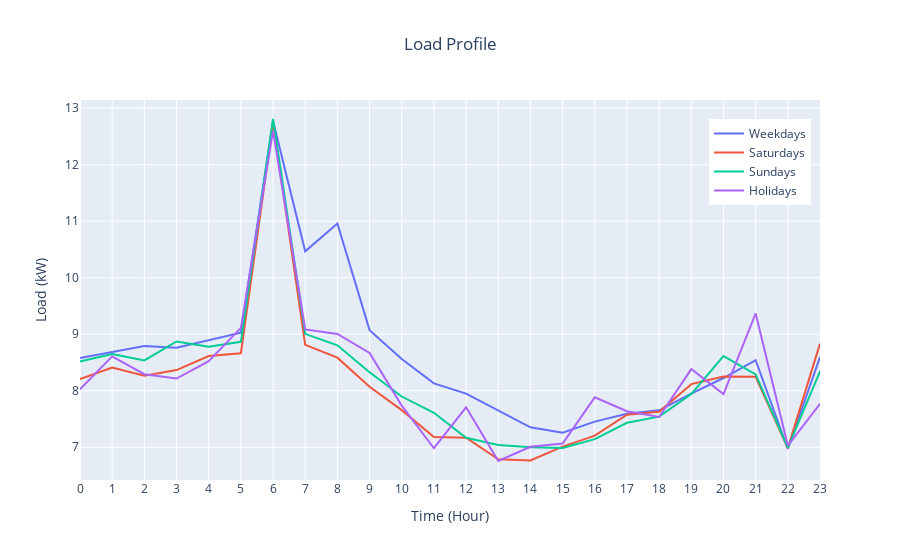

The cell this chart's notebook holds for it:
### Code cell
# Define the traces for each line
trace_weekday = go.Scatter(x=list(range(0,24)), y=mean_weekday_load, mode='lines', name='Weekdays')
trace_saturday = go.Scatter(x=list(range(0,24)), y=mean_saturday_load, mode='lines', name='Saturdays')
trace_sunday = go.Scatter(x=list(range(0,24)), y=mean_sunday_load, mode='lines', name='Sundays')
trace_holiday = go.Scatter(x=list(range(0,24)), y=mean_holiday_load, mode='lines', name='Holidays')

# Define the data and layout
data = [trace_weekday, trace_saturday, trace_sunday, trace_holiday]
layout = go.Layout(title=dict(text='Load Profile', x=0.5), 
                   xaxis=dict(title='Time (Hour)', dtick=1), 
                   yaxis=dict(title='Load (kW)'), 
                   legend=dict(x=0.85, y=0.95, traceorder='normal'),
                   height=600)

# Set hovertemplate for each trace
hovertemplate = '%{x:02d}:00<br>%{y:.2f} kW'
trace_weekday.update(hovertemplate=hovertemplate)
trace_saturday.update(hovertemplate=hovertemplate)
trace_sunday.update(hovertemplate=hovertemplate)
trace_holiday.update(hovertemplate=hovertemplate)

# Create the figure and plot it
fig = go.Figure(data=data, layout=layout)
fig.show()

### Figure 1 — Plotly figure (JSON) as saved in the notebook; plotly's stock layout.template omitted (floating-point values rounded to 4 significant figures)
{"data": [{"hovertemplate": "%{x:02d}:00<br>%{y:.2f} kW", "mode": "lines", "name": "Weekdays", "type": "scatter", "x": [0, 1, 2, 3, 4, 5, 6, 7, 8, 9, 10, 11, 12, 13, 14, 15, 16, 17, 18, 19, 20, 21, 22, 23], "y": [8.58, 8.683, 8.792, 8.76, 8.887, 9.026, 12.77, 10.47, 10.96, 9.072, 8.562, 8.131, 7.949, 7.649, 7.353, 7.257, 7.454, 7.594, 7.655, 7.951, 8.225, 8.543, 6.969, 8.598]}, {"hovertemplate": "%{x:02d}:00<br>%{y:.2f} kW", "mode": "lines", "name": "Saturdays", "type": "scatter", "x": [0, 1, 2, 3, 4, 5, 6, 7, 8, 9, 10, 11, 12, 13, 14, 15, 16, 17, 18, 19, 20, 21, 22, 23], "y": [8.207, 8.409, 8.266, 8.365, 8.613, 8.664, 12.73, 8.812, 8.586, 8.07, 7.657, 7.182, 7.169, 6.786, 6.765, 7.011, 7.205, 7.578, 7.627, 8.117, 8.252, 8.248, 6.985, 8.834]}, {"hovertemplate": "%{x:02d}:00<br>%{y:.2f} kW", "mode": "lines", "name": "Sundays", "type": "scatter", "x": [0, 1, 2, 3, 4, 5, 6, 7, 8, 9, 10, 11, 12, 13, 14, 15, 16, 17, 18, 19, 20, 21, 22, 23], "y": [8.519, 8.65, 8.538, 8.873, 8.779, 8.867, 12.81, 9.007, 8.803, 8.326, 7.898, 7.611, 7.168, 7.039, 7.0, 6.989, 7.144, 7.433, 7.543, 7.942, 8.613, 8.29, 6.994, 8.344]}, {"hovertemplate": "%{x:02d}:00<br>%{y:.2f} kW", "mode": "lines", "name": "Holidays", "type": "scatter", "x": [0, 1, 2, 3, 4, 5, 6, 7, 8, 9, 10, 11, 12, 13, 14, 15, 16, 17, 18, 19, 20, 21, 22, 23], "y": [8.026, 8.608, 8.293, 8.216, 8.524, 9.113, 12.6, 9.085, 9.006, 8.67, 7.737, 6.983, 7.708, 6.757, 7.008, 7.067, 7.884, 7.639, 7.536, 8.384, 7.94, 9.368, 7.03, 7.769]}], "layout": {"autosize": true, "legend": {"traceorder": "normal", "x": 0.85, "y": 0.95}, "title": {"text": "Load Profile", "x": 0.5}, "xaxis": {"autorange": true, "dtick": 1, "range": [0, 23], "title": {"text": "Time (Hour)"}, "type": "linear"}, "yaxis": {"autorange": true, "range": [6.421, 13.14], "title": {"text": "Load (kW)"}, "type": "linear"}}}
